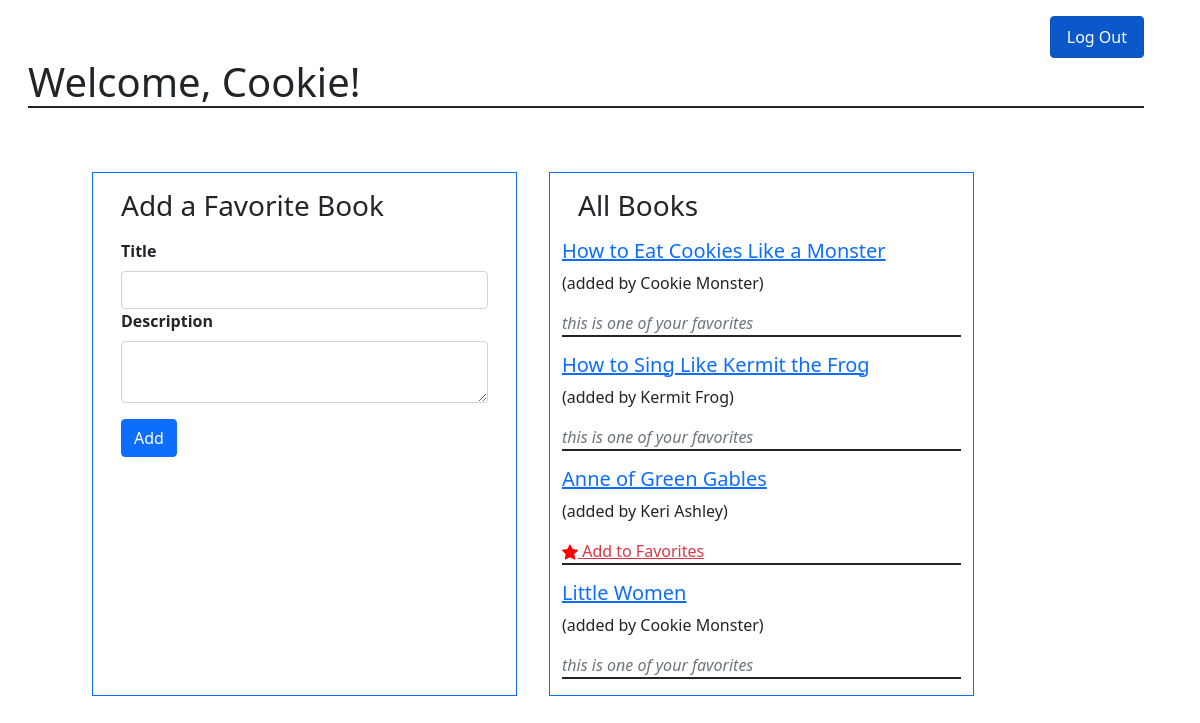
/books (signed in), run on the app's committed database.
### favorite_books_app/models.py (models this page shows)
class User(models.Model):
    first_name= models.CharField(max_length= 50)
    last_name= models.CharField(max_length=50)
    email= models.CharField(max_length=75)
    password= models.CharField(max_length=50)
    created_at= models.DateTimeField(auto_now_add=True)
    updated_at= models.DateTimeField(auto_now=True)
    objects= UserManager()

class Book(models.Model):
    title= models.CharField(max_length=75)
    description= models.TextField()
    uploaded_by= models.ForeignKey(User, related_name= "books_uploaded", on_delete= models.CASCADE)
    users_who_like= models.ManyToManyField(User, related_name= "liked_books")
    created_at= models.DateTimeField(auto_now_add=True)
    updated_at= models.DateTimeField(auto_now=True)
    objects= BookManager()

### favorite_books_app/views.py (the view)
# urls.py: path('books', views.welcomePage),
def welcomePage(request):
    if "logged_user" not in request.session:
        return redirect('/')
    else:
        this_user= User.objects.get(id=request.session['logged_user'])
        books= Book.objects.all()
        context = {
            "logged_user": User.objects.get(id=request.session['logged_user']),
            "books": books,
            "this_user": this_user,
        }
        return render(request, 'welcome.html', context)

### favorite_books_app/templates/welcome.html (shortened to what this page needs)
<!DOCTYPE html>
<html lang="en">
<head>
    <link href="https://cdn.jsdelivr.net/npm/bootstrap@5.0.0-beta3/dist/css/bootstrap.min.css" rel="stylesheet">
</head>
<body>
    <div class="container m-3">
        <ul class="nav justify-content-end">
            <li class="nav-item">
                <a href="/user/logout" role="button" class="nav-link active btn btn-primary" aria current="page">Log Out</a>
            </li>
        </ul>
        <h1 class="border-bottom border-dark border-2">Welcome, {{this_user.first_name}}!</h1>
        <div class="row m-5">
            <div class="col-5 m-3 border border-primary">
                <h3 class="m-3">Add a Favorite Book</h3>
                <form action="/books/create_book" method="POST" class="m-3">
                    <label for="title" class="form-label fw-bold">Title</label>
                    <input type="text" class="form-control" name="title">
                    <label for="description" class="form-label fw-bold">Description</label>
                    <textarea name="description" class="form-control"></textarea>
                    <button class="mt-3 btn btn-primary">Add</button>
                </form>
            </div>
            <div class= "col-5 m-3 border border-primary">
                <h3 class="m-3">All Books</h3>
                {% for book in books %}
                {% if this_user in book.users_who_like.all %}
                    <h5><a href="/books/{{book.id}}">{{book.title}}</a></h5>
                    <p>(added by {{book.uploaded_by.first_name}} {{book.uploaded_by.last_name}})</p>
                    <p class="fst-italic text-muted border-bottom border-dark border-2">this is one of your favorites</p>
                {% else %}
                    <h5><a href="/books/{{book.id}}">{{book.title}}</a></h5>
                    <p>(added by {{book.uploaded_by.first_name}} {{book.uploaded_by.last_name}})</p>
                    <p class="border-bottom border-dark border-2"><a href="/books/{{book.id}}/favorite" class="link-danger"> Add to Favorites</a></p>
                {% endif %}
                {% endfor %}
            </div>
        </div>
    </div>
</body>
</html>

### data on the page
User: first_name "Cookie"
Book: title "How to Eat Cookies Like a Monster", uploaded_by.first_name "Cookie", uploaded_by.last_name "Monster"
Book: title "How to Sing Like Kermit the Frog", uploaded_by.first_name "Kermit", uploaded_by.last_name "Frog"
Book: title "Anne of Green Gables", uploaded_by.first_name "Keri", uploaded_by.last_name "Ashley"
Book: title "Little Women", uploaded_by.first_name "Cookie", uploaded_by.last_name "Monster"
